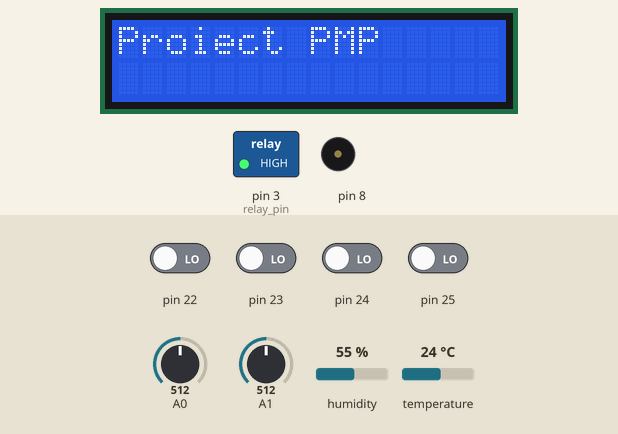
A sketch run on a simulated Arduino Mega 2560, built with avr-gcc and run on an emulated ATmega2560. Shown: 16×2 character LCD, switched loads named in the sketch (green lamp = pin HIGH), buzzer (waves = sounding). The inputs (shaded band) are chosen by the test bench; at power-on: pin 22–25 LOW, A1 = 512, A0 = 512, humidity 55 %, temperature 24 °C. Pins used as bus, display or sensor lines are not drawn.

Above: at 0.1 s.
3.3 s: A1 set to 761
4.8 s: A1 set to 785
At 6.2 s:
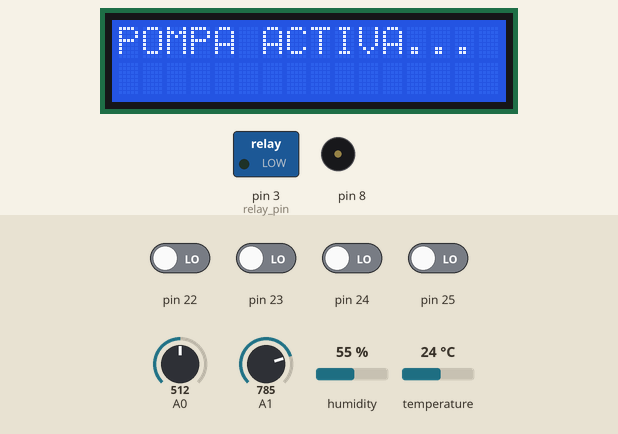
10.8 s: A0 set to 218
16.1 s: A0 set to 198
At 18.7 s:
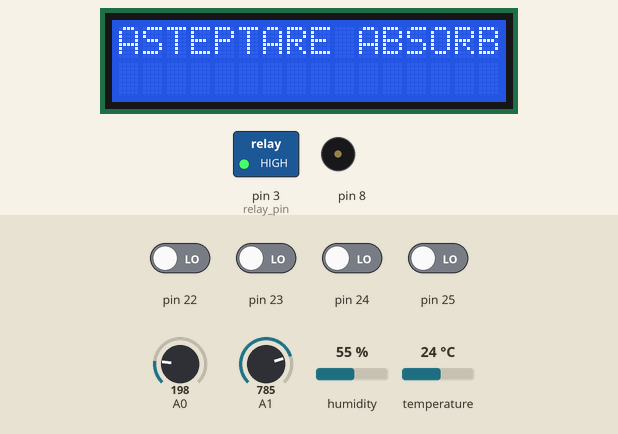
22.1 s: A0 set to 306
At 22.49 s:
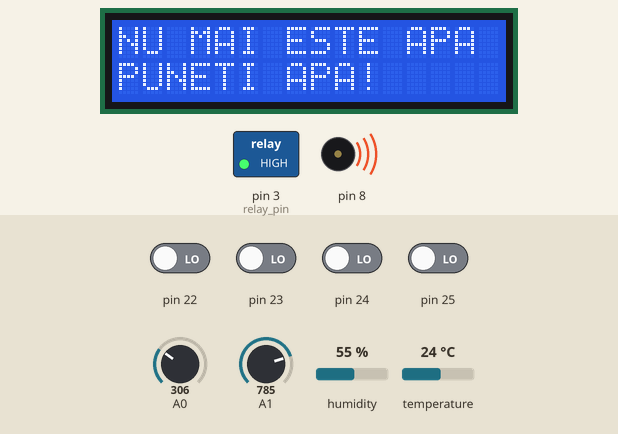
28.1 s: pin 22 driven HIGH
At 34.0 s:
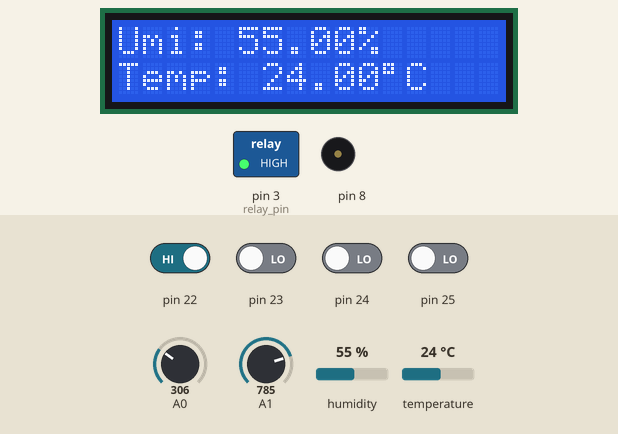
Timing chart, 0 to 35.1 s (numbered marks = the images above; inputs shaded):
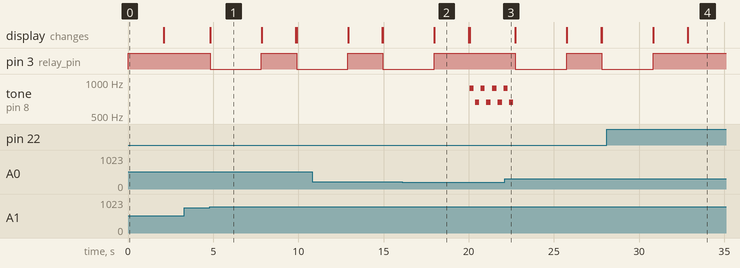

The sketch:

proiect_pmp.ino
```cpp
#include <Wire.h>
#include <LiquidCrystal_I2C.h>
#include "DHT.h"
#include "pitches.h"

LiquidCrystal_I2C lcd(0x27, 16, 2);

DHT dht(2, DHT11);

float humidity = 0.0;
float temp_air = 0.0;
float nivel_apa = 0.0;
float humid_ground = 0.0;

int alarmMelody[] = { NOTE_A5, NOTE_E5, NOTE_A5, NOTE_E5 };
int alarmDurations[] = { 4, 4, 4, 4 };
int powerPin = 7;
int relay_pin = 3;

bool force_start = false;

void setup() {

  DDRA = B00000000;
  PORTA = 0x00;

  dht.begin();
  pinMode(8, OUTPUT);
  pinMode(relay_pin, OUTPUT);
  pinMode(powerPin,OUTPUT);
  digitalWrite(powerPin,LOW);
  digitalWrite(relay_pin,HIGH);

  lcd.init();
  lcd.backlight();
  lcd.setCursor(0,0);
  lcd.print("Proiect PMP");
  delay(2000);
  lcd.clear();
}

void loop() {

  humidity = dht.readHumidity();
  temp_air = dht.readTemperature();

  digitalWrite(powerPin,HIGH);
  delay(10);

  nivel_apa = analogRead(A0) * (5.0 / 1023.0);

  float interval = 1023.0 - 200.0;
  int sol = analogRead(A1);
  humid_ground = ((1023 - (float)sol) / interval) * 100.0;

  digitalWrite(powerPin, LOW);


  if(nivel_apa <= 1.0){
    lcd.clear();
    lcd.setCursor(0,0);
    lcd.print("NU MAI ESTE APA");
    lcd.setCursor(0, 1);
    lcd.print("PUNETI APA!");
    declanseazaAlarma();
  }
  else{

if(humid_ground <= 30 || force_start){
      lcd.clear();
      lcd.print("POMPA ACTIVA...");
      digitalWrite(relay_pin, LOW);
      delay(3000);
      digitalWrite(relay_pin, HIGH);

      force_start = false;
      lcd.clear();
      lcd.print("ASTEPTARE ABSORBTIE");
      delay(2000);
      lcd.clear();
    }

  if(digitalRead(22) == HIGH){
    lcd.clear();
    lcd.setCursor(0,0);
    lcd.print("Umi: "); lcd.print(humidity); lcd.print("%");
    lcd.setCursor(0,1);
    lcd.print("Temp: "); lcd.print(temp_air); lcd.write(223); lcd.print("C");
    delay(3000);
    lcd.clear();
  }

  if(digitalRead(23) == HIGH){
    lcd.clear();
    lcd.setCursor(0,0);
    lcd.print("Nivel Apa:");
    lcd.setCursor(0,1);

    if(nivel_apa < 1.15){
      lcd.clear();
      lcd.setCursor(0,0);
      lcd.print("NIVEL SCAZUT APA:");
      lcd.setCursor(0, 1);
      //lcd.print(nivel_apa);
    }
    else if(nivel_apa >=1.30 && nivel_apa < 1.5){
      lcd.clear();
      lcd.setCursor(0,0);
      lcd.print("NIVEL MEDIU APA:");
      lcd.setCursor(0, 1);
    //lcd.print(nivel_apa);
    }
    else if(nivel_apa >=1.5){
      lcd.clear();
      lcd.setCursor(0,0);
      lcd.print("NIVEL RIDICAT");
      lcd.setCursor(0,1);
      lcd.print("APA");
      //lcd.print(nivel_apa);
    }

    delay(3000);
    lcd.clear();
  }
  if(digitalRead(24) == HIGH){
    lcd.clear();
    lcd.print("Umiditate Sol:");
    lcd.setCursor(0,1);
    lcd.print(humid_ground); lcd.print("%");
    delay(2000);
    lcd.clear();
  }

    if(digitalRead(25) == HIGH){
    force_start = true;
  }


  // lcd.clear();
  // lcd.setCursor(0,0);
  // lcd.print("Proiect PMP");
  }

}

void declanseazaAlarma() {
  for (int thisNote = 0; thisNote < 4; thisNote++) {
    int noteDuration = 1000 / alarmDurations[thisNote];

    tone(8, alarmMelody[thisNote], noteDuration);

    int pauseBetweenNotes = noteDuration * 1.30;
    delay(pauseBetweenNotes);

    noTone(8);
  }
}
```

Measured:
- the behaviour switches between 776 and 777 on A1 (found by bisection; images 0 and 1)
- the behaviour switches between 205 and 204 on A0 (found by bisection; images 1 and 2)
- after the input at 3.3 s, every drawn part: stays the same
- after the input at 4.8 s, pin 3 (relay_pin): HIGH → LOW at once, → HIGH 3.0 s later, → LOW 2.1 s later; the display: changes at once (image 1)
- after the input at 16.1 s, pin 3 (relay_pin): goes on until 18.0 s, then stays HIGH; tone on pin 8: plays 880 Hz for 0.25 s, 659 Hz for 0.25 s, 880 Hz for 0.25 s, 659 Hz for 0.25 s, 880 Hz for 0.25 s, 659 Hz for 0.25 s … (7 notes in this stretch), starting after 4.0 s
- after the input at 22.1 s, pin 3 (relay_pin): HIGH → LOW after 0.64 s, → HIGH 3.0 s later, → LOW 2.1 s later; tone on pin 8: goes on until 22.6 s, then stays silent
- after the input at 28.1 s, pin 3 (relay_pin): goes on until 30.8 s, then stays HIGH; the display: first differs from a run without the input after 4.8 s (image 4)
- what the display in image 1 shows lasts 3.0 s, from 4.8 s to 7.8 s
